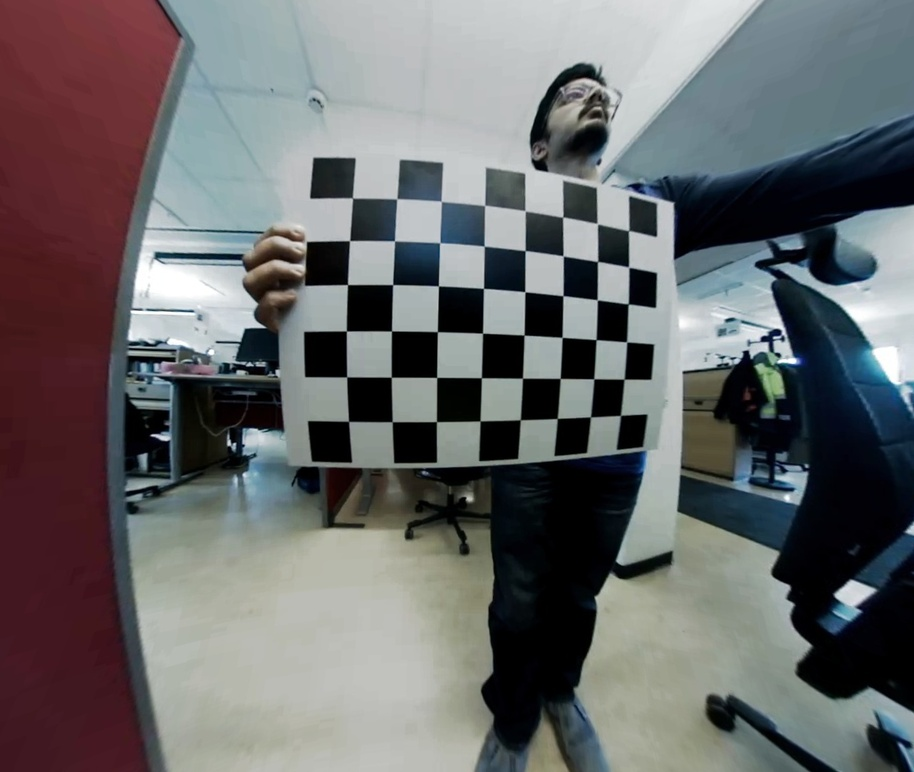
#> input picture Calibration/calibration_images/20170511_113928_0001.jpg, 914 x 772 px, shrunk from 1280 x 1080 before the run, given in place of video_front.h264, which was not available
$ python gabor_OpticalFlow.py   (older library calls are emulated)
#> lines starting #> are read from the running program, lines starting #| are printed output that depends on the picture; pictures that were not available may be replaced by others from this repository, and a replacement may not be noted
import numpy as np
import cv2
from multiprocessing.pool import ThreadPool

def build_filters():
    filters = []
    ksize = 31
    for theta in np.arange(0, np.pi, np.pi / 16):
        kern = cv2.getGaborKernel((ksize, ksize), 4.0, theta, 10.0, 0.5, 0, ktype=cv2.CV_32F)
        kern /= 1.5*kern.sum()
        filters.append(kern)
    return filters

def process(img, filters):
    accum = np.zeros_like(img)
    for kern in filters:
        fimg = cv2.filter2D(img, cv2.CV_8UC3, kern)
        np.maximum(accum, fimg, accum)
    return accum

# [8 lines left out: function process_threaded, not called in this run]


cap = cv2.VideoCapture('video_front.h264')
filters = build_filters()

# params for ShiTomasi corner detection
feature_params = dict( maxCorners = 100,
                       qualityLevel = 0.3,
                       minDistance = 7,
                       blockSize = 7 )
# Parameters for lucas kanade optical flow
lk_params = dict( winSize  = (15,15),
                  maxLevel = 2,
                  criteria = (cv2.TERM_CRITERIA_EPS | cv2.TERM_CRITERIA_COUNT, 10, 0.03))
# Create some random colors
color = np.random.randint(0,255,(100,3))
# Take first frame and find corners in it
ret, old_frame = cap.read()
#> old_frame is the input picture: shape (772, 914, 3); mean B, G, R 106.4, 105.3, 105.2

old_frame = process(old_frame, filters)
#> the loop in process, `for kern in filters:` made 16 passes
#> pass 1, in process, `fimg = cv2.filter2D(img, cv2.CV_8UC3, kern)`:
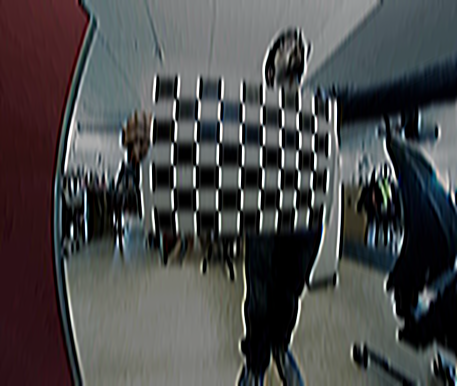
#> fimg: shape (772, 914, 3) (shown at 1/2 size); mean B, G, R 74.1, 73.7, 73.7
#> pass 3, in process, `fimg = cv2.filter2D(img, cv2.CV_8UC3, kern)`:
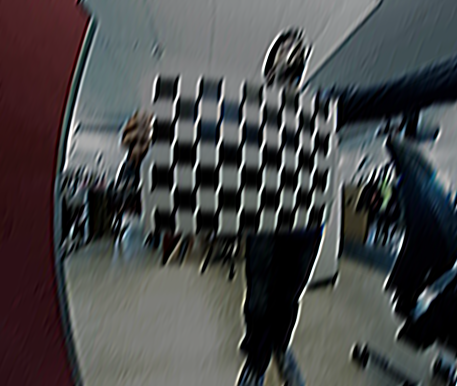
#> fimg: shape (772, 914, 3) (shown at 1/2 size); mean B, G, R 73.5, 73, 73
#> after the loop in process, `for kern in filters:`:
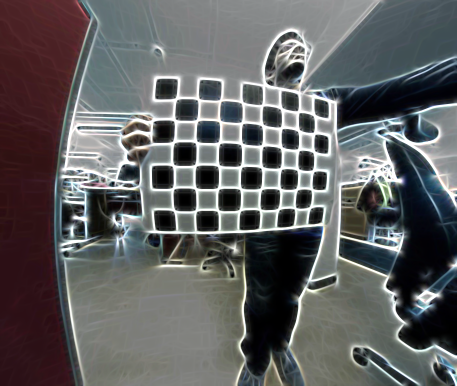
#> accum: shape (772, 914, 3) (shown at 1/2 size); mean B, G, R 96.8, 96.1, 96.2
old_gray = cv2.cvtColor(old_frame, cv2.COLOR_BGR2GRAY)
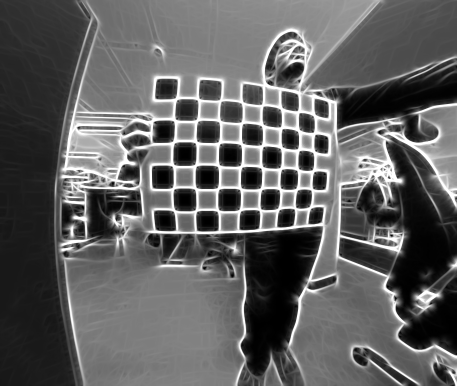
#> old_gray: shape (772, 914) (shown at 1/2 size); min 0, max 255, mean 96.2
p0 = cv2.goodFeaturesToTrack(old_gray, mask = None, **feature_params)
#> p0 = 100 rows, first 8: [778, 355], [619, 445], [227, 365], [556, 452], [156, 256], [767, 338], [746, 353], [781, 469]
# Create a mask image for drawing purposes
mask = np.zeros_like(old_frame)
#> mask: shape (772, 914, 3); every value is 0
while(1):
    ret,frame = cap.read()
    frame = process(frame, filters)
    frame_gray = cv2.cvtColor(frame, cv2.COLOR_BGR2GRAY)
    # calculate optical flow
    p1, st, err = cv2.calcOpticalFlowPyrLK(old_gray, frame_gray, p0, None, **lk_params)
#> p1 has the same summary as p0; st = 100 values from 1 to 1; err = 100 values from 0 to 0
    # Select good points
    good_new = p1[st==1]
#> good_new = 100 pairs, first value 156 to 911, second value 113 to 746
    good_old = p0[st==1]
#> good_old has the same summary as good_new
    # draw the tracks
    for i,(new,old) in enumerate(zip(good_new,good_old)):
        a,b = new.ravel()
        c,d = old.ravel()
        mask = cv2.line(mask, (a,b),(c,d), color[i].tolist(), 2)
        frame = cv2.circle(frame,(a,b),5,color[i].tolist(),-1)
#> this loop made 100 passes
#> (a, b, c, d) on passes 1 to 8: (778, 355, 778, 355), (619, 445, 619, 445), (227, 365, 227, 365), (556, 452, 556, 452), (156, 256, 156, 256), (767, 338, 767, 338), (746, 353, 746, 353), (781, 469, 781, 469)
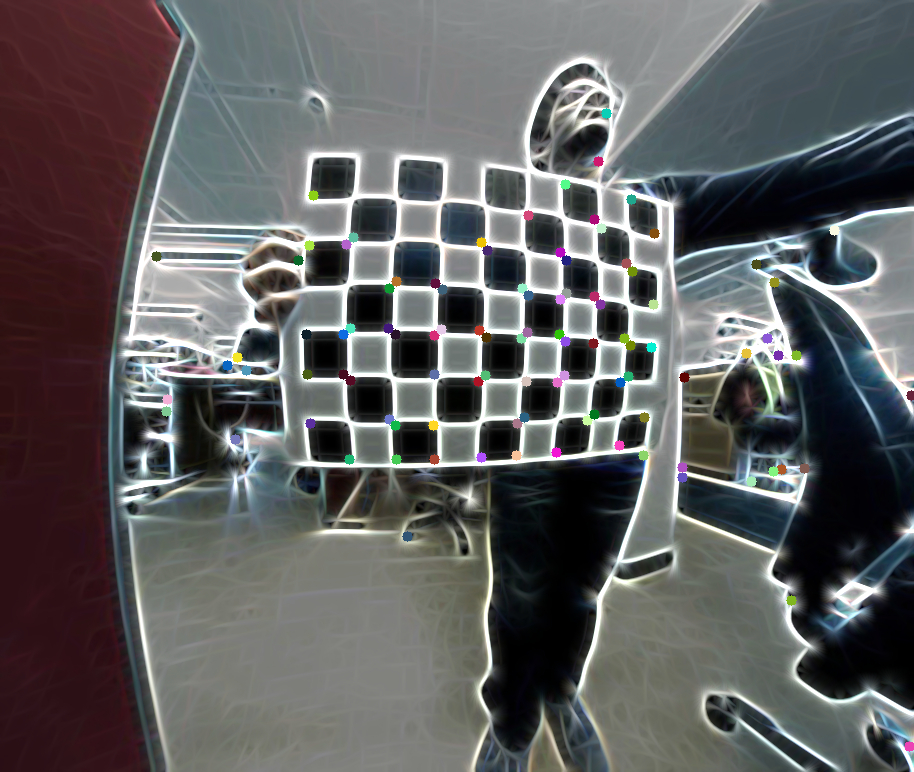
#> frame: shape (772, 914, 3); mean B, G, R 96.4, 95.9, 96
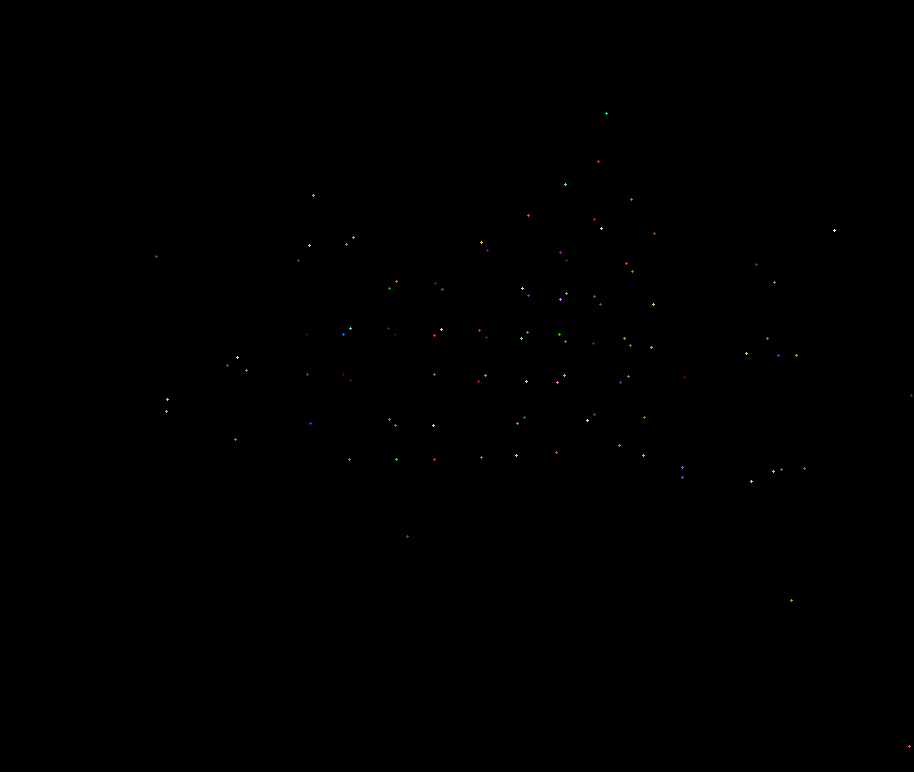
#> mask: shape (772, 914, 3); mean B, G, R 0.1, 0.1, 0.1
    img = cv2.add(frame,mask)
    cv2.imshow('frame',img)
    k = cv2.waitKey(30) & 0xff
#> (key Esc is pressed here)
    if k == 27:
        break
    # Now update the previous frame and previous points
    old_gray = frame_gray.copy()
    p0 = good_new.reshape(-1,1,2)
cv2.destroyAllWindows()
cap.release()

$ run again, on Calibration/calibration_images/20170511_113928_0113.jpg
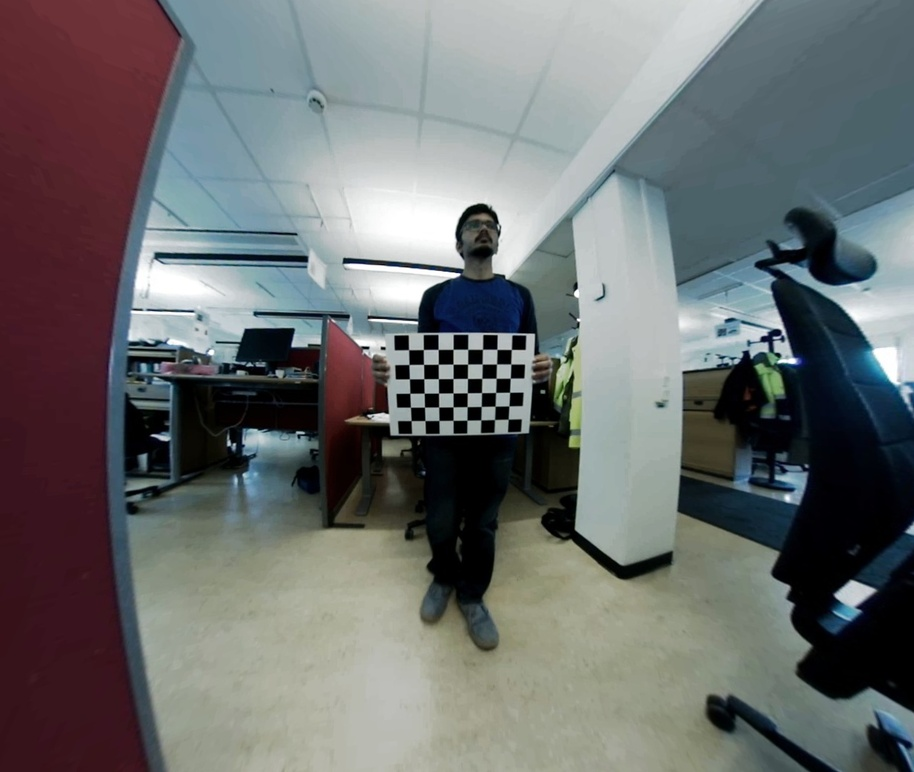
#> input picture Calibration/calibration_images/20170511_113928_0113.jpg, 914 x 772 px, shrunk from 1280 x 1080 before the run, given in place of video_front.h264, which was not available
#> old_frame is the input picture: shape (772, 914, 3); mean B, G, R 110.1, 109.9, 107.7
#> `old_gray = cv2.cvtColor(old_frame, cv2.COLOR_BGR2GRAY)`:
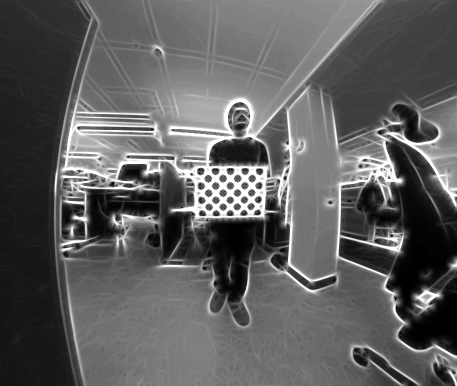
#> old_gray: shape (772, 914) (shown at 1/2 size); min 0, max 255, mean 94.3
#> p0 = 100 rows, first 8: [778, 355], [306, 259], [536, 354], [386, 369], [509, 427], [155, 256], [410, 429], [514, 340]
#> p1 has the same summary as p0; st = 100 values from 1 to 1; err = 100 values from 0 to 0
#> good_new = 100 pairs, first value 136 to 911, second value 256 to 492
#> good_old has the same summary as good_new
#> the loop `for i,(new,old) in enumerate(zip(good_new,good_old)):` made 100 passes
#> (a, b, c, d) on passes 1 to 8: (778, 355, 778, 355), (306, 259, 306, 259), (536, 354, 536, 354), (386, 369, 386, 369), (509, 427, 509, 427), (155, 256, 155, 256), (410, 429, 410, 429), (514, 340, 514, 340)
#> after the loop `for i,(new,old) in enumerate(zip(good_new,good_old)):`:
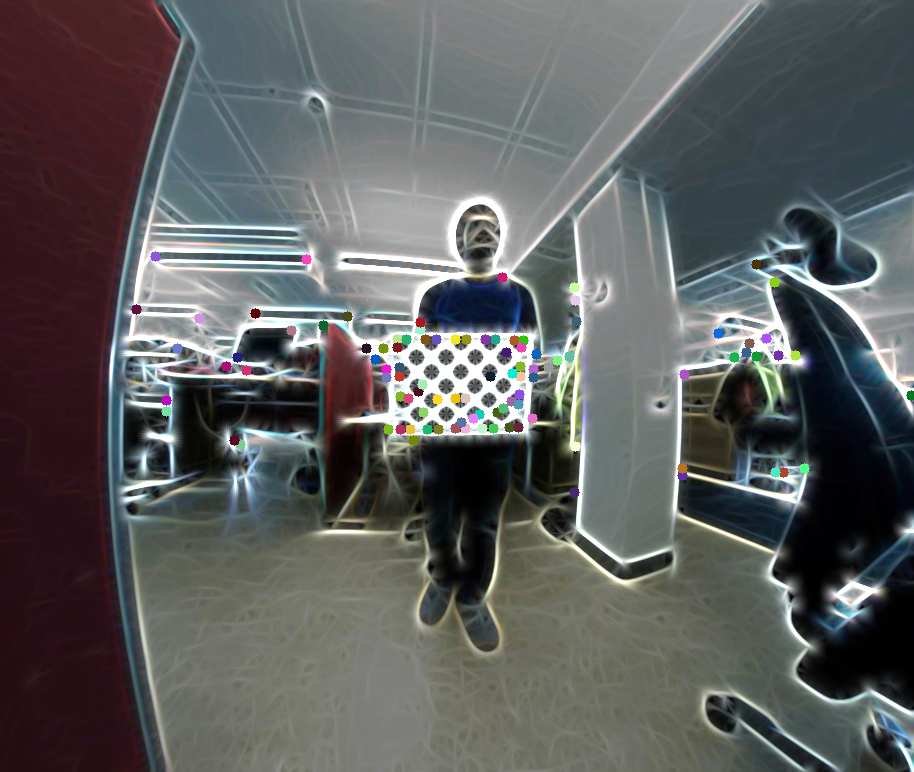
#> frame: shape (772, 914, 3); mean B, G, R 94.4, 94.5, 93.2

$ run again, on Calibration/calibration_images/20170511_113928_0213.jpg
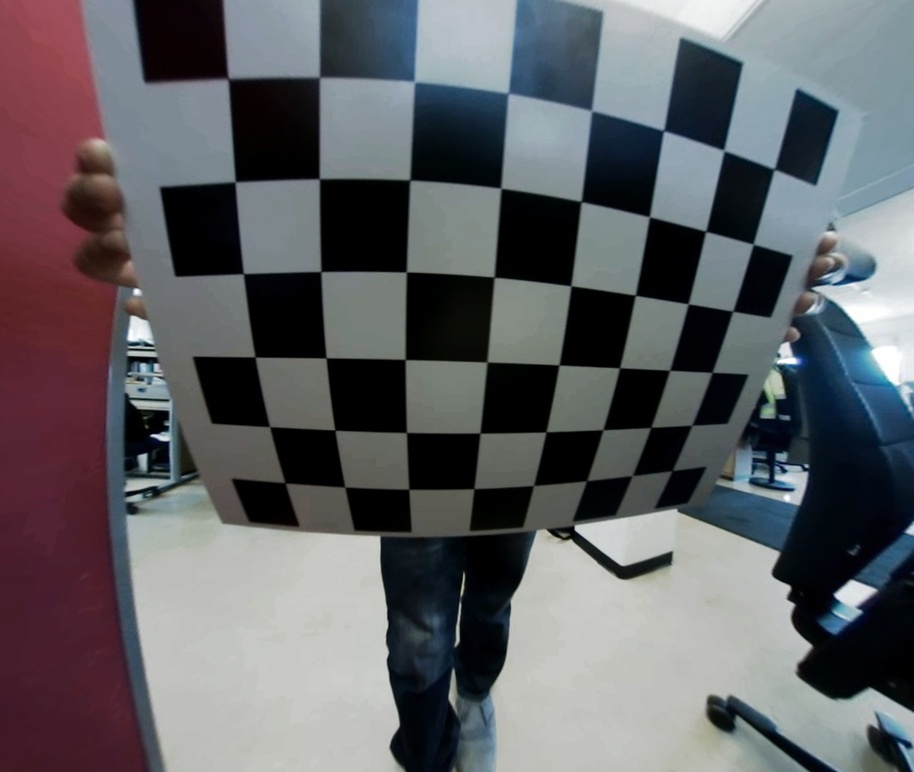
#> input picture Calibration/calibration_images/20170511_113928_0213.jpg, 914 x 772 px, shrunk from 1280 x 1080 before the run, given in place of video_front.h264, which was not available
#> old_frame is the input picture: shape (772, 914, 3); mean B, G, R 100.5, 96.5, 96.4
#> `old_gray = cv2.cvtColor(old_frame, cv2.COLOR_BGR2GRAY)`:
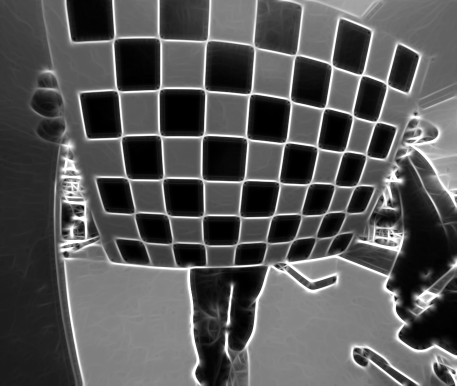
#> old_gray: shape (772, 914) (shown at 1/2 size); min 0, max 255, mean 87.1
#> p0 = 100 rows, first 8: [782, 471], [804, 468], [166, 413], [908, 746], [750, 482], [773, 471], [670, 554], [792, 600]
#> p1 has the same summary as p0; st = 100 values from 1 to 1; err = 100 values from 0 to 0
#> good_new = 100 pairs, first value 129 to 912, second value 40 to 746
#> good_old has the same summary as good_new
#> the loop `for i,(new,old) in enumerate(zip(good_new,good_old)):` made 100 passes
#> (a, b, c, d) on passes 1 to 8: (782, 471, 782, 471), (804, 468, 804, 468), (166, 413, 166, 413), (908, 746, 908, 746), (750, 482, 750, 482), (773, 471, 773, 471), (670, 554, 670, 554), (792, 600, 792, 600)
#> after the loop `for i,(new,old) in enumerate(zip(good_new,good_old)):`:
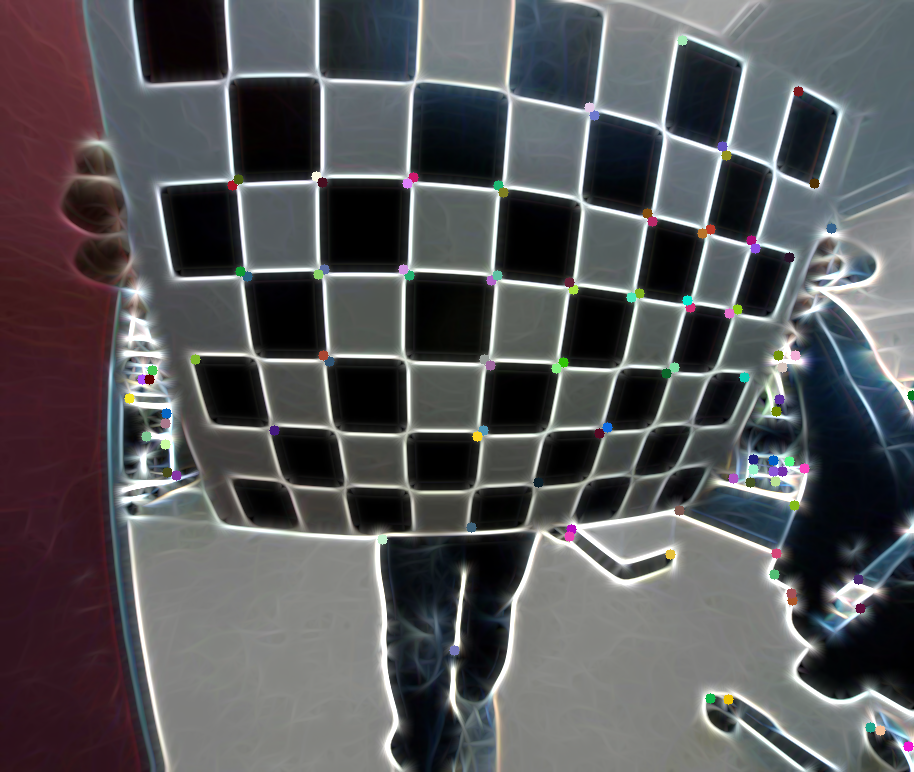
#> frame: shape (772, 914, 3); mean B, G, R 89, 86.6, 86.8
